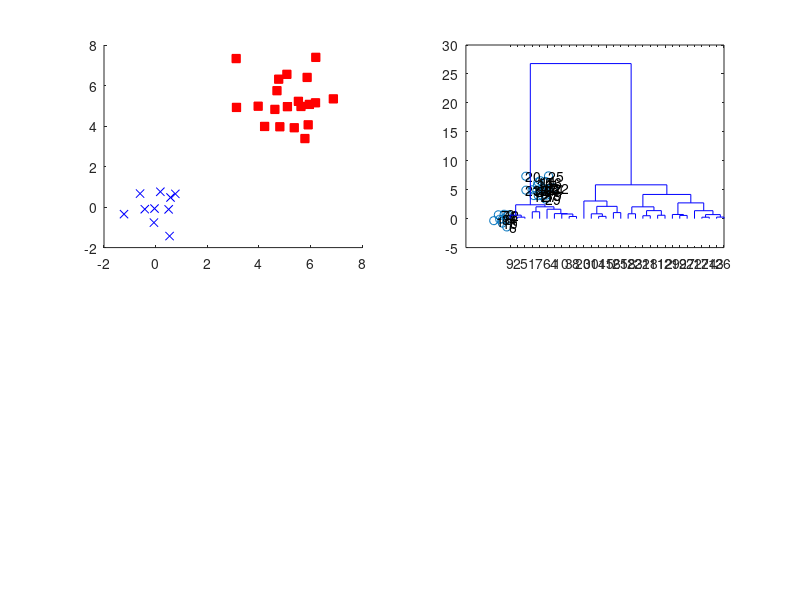

MATLAB code to generate this figure: (Note: this script raises an error after producing the figure.)
% Esempi di clustering gerarchico con dataset simulato

rng default
% Definisco il numero di unità in ciascun gruppo e la dimensione p
n1=10;
n2=20;
p=2;
X1=randn(n1,p);
dx=5;
X2=dx+randn(n2,p);
% I due gruppi vengono combinati in una matrice di dimensione (n1+n2)-by-p;
X=[X1; X2];

subplot(2,2,1)
% Diagramma di dispersione con simboli diversi per i due gruppi
hold('on')
plot(X1(:,1),X1(:,2),'bx','MarkerFaceColor','b')
plot(X2(:,1),X2(:,2),'rs','MarkerFaceColor','r')

subplot(2,2,2)
% Grafico a dispersione delle due colonne della matrice X con
% l'aggiunta del numero di ogni unità
lab=num2str((1:n1+n2)');
plot(X(:,1),X(:,2),'o')
text(X(:,1),X(:,2),lab)

% print -depsc figs\cluster.eps;

%% Cluster gerarchico utilizzando il metodo di Ward (Es. 14.4)
% Si noti che questa volta l'input di linkage è la matrice dei dati
% Il terzo argomento euclidean poteva essere omesso
tree = linkage(X,'ward','euclidean');
% cutoff è la variabile che specifica dove tagliare il dendrogramma
cutoff=7;
dendrogram(tree,0,'ColorThreshold',cutoff)
% La funzione cluster, assegna le unità ai diversi gruppi. Ad esempio, se
% id(1)=3 e id(2)=1 significa che la riga 1 è stata assegnata al cluster 3,
% la riga due al cluster 1 ...
id=cluster(tree,"criterion","distance","cutoff",cutoff);
% Viene mostrata la distribuzione di frequenza delle assegnazioni delle
% unità ai diversi gruppi
disp(['Gruppi'   '        n_i'     '       100*f_i'])
disp(tabulate(id))
% Viene mostrata la matrice dei diagrammi di dispersione con l'indicazione
% del gruppo di appartenenza per ogni unità
figure
spmplot(X,id)
%print -depsc figs\cluster1.eps;
%print -depsc figs\cluster2.eps;

%% Cluster analysis gerarchica (PARTE NON INSERITA NEL LIBRO)
% Applicare la metodologia del clustering gerarchico (utilizzando il
% metodo del legame medio e la metrica della distanza euclidea). Costruire
% il relativo dendrogramma, mostrando tutti i passi della procedura di
% agglomerazione.
% Personalizzare l'orientamento del dendrogramma  e/o la 'ColorThres
% Metodo gerarchico del legame medio.
close all

% Es. metodo del legame medio ('average')
% Metrica utilizzata: distanza euclidea
tree = linkage(X,'average');

% Creazione del dendrogramma
% Il secondo argomento pari a 0
% specifica di mostrare tutti i nodi
dendrogram(tree,0)
% dendrogram(tree,0,'ColorThreshold',3.5)

% Taglio del dendrogramma  alla soglia di distanza 3.5
group = cluster(tree,'cutoff',3.5,'Criterion','distance');

% spmplot di FSDA per visualizzare i gruppi ottenuti
spmplot(X,group);

%% Dendrogrammi personalizzati
% Personalizzare l'orientamento del dendrogramma  e/o la 'ColorThreshold'.
tree = linkage(X,'average');
H = dendrogram(tree,'Orientation','left','ColorThreshold','default');
% Impostazione della linewidth del dendrogramma
set(H,'LineWidth',2)

